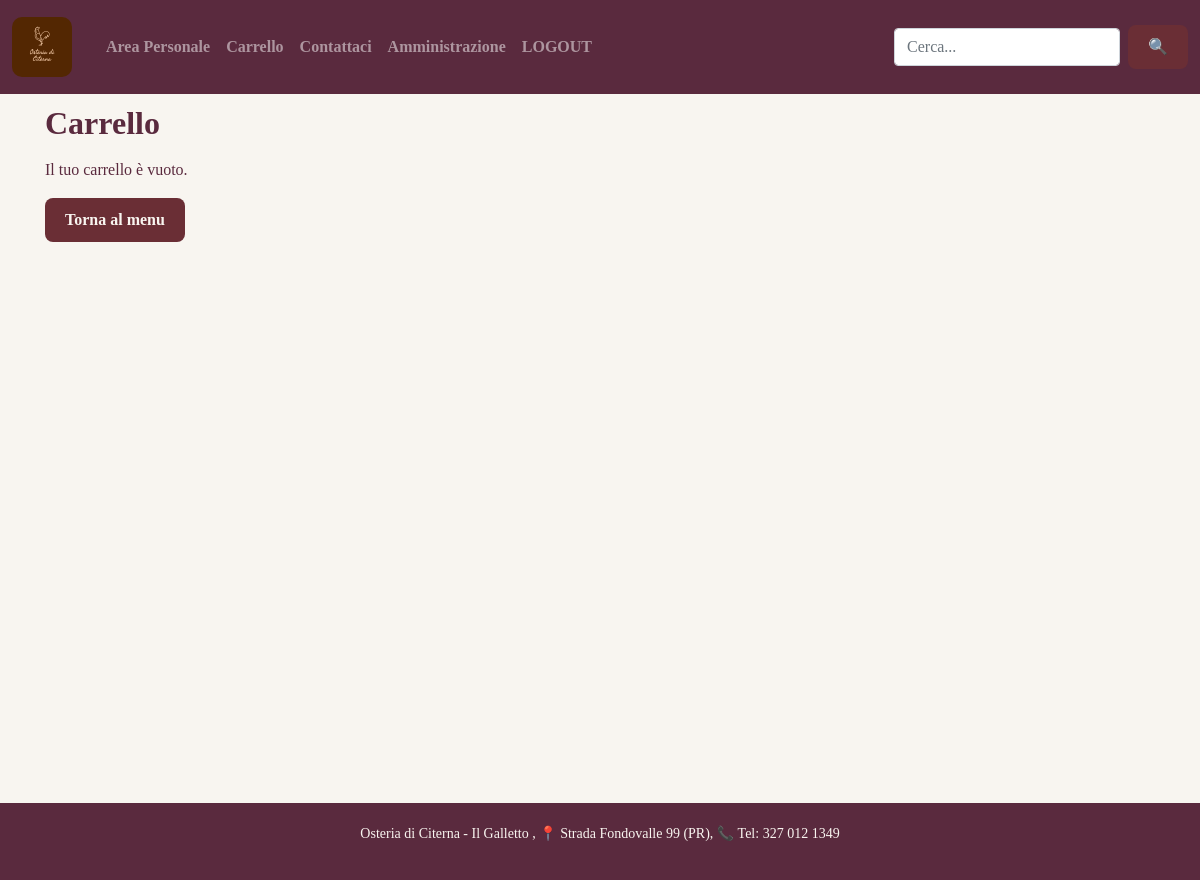
Page /carrello/ (signed in) on the earlier database version.
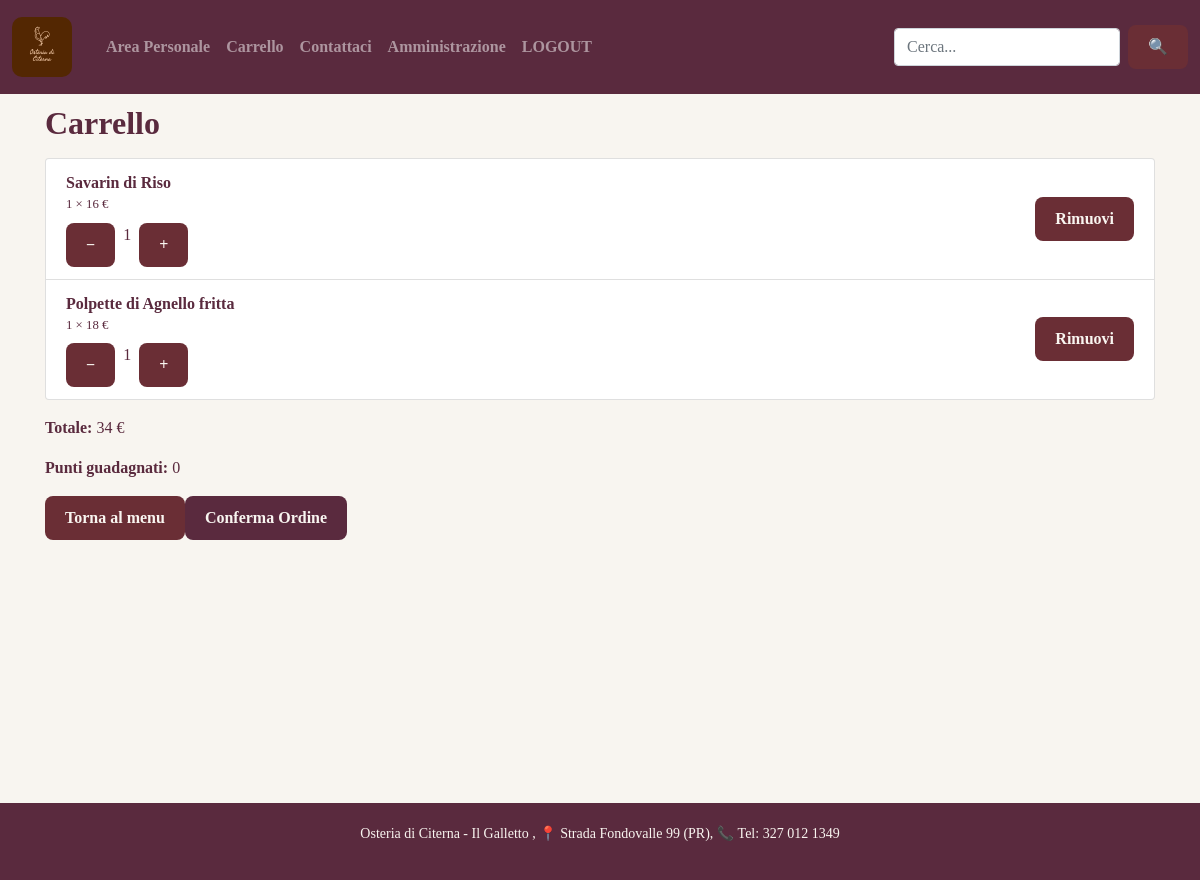
Same page on the later database version.
### accounts/models.py (models this page shows, shortened)
class Ordinazione(models.Model):
    utente = models.ForeignKey(User, on_delete=models.CASCADE, null=True, default=1)
    piatto = models.ForeignKey(Piatto, on_delete=models.CASCADE, default=None)
    quantita = models.PositiveIntegerField(default=1)
    completato = models.BooleanField(default=False)
    class Meta:
        verbose_name_plural = 'Ordinazioni'

class Piatto(models.Model):
    nome = models.CharField(max_length=50)
    ingredienti = models.CharField(max_length=500, null=True, blank=True)
    prezzo = models.FloatField(null=True)
    portata = models.ManyToManyField(Portata)
    immagine = models.ImageField(upload_to='piatti/', null=True, blank=True)
    class Meta:
        verbose_name_plural = 'Piatti'

### accounts/views.py (the view)
# urls.py: path('carrello/', views.visualizza_ordinazione, name='visualizza_ordinazione'),
def visualizza_ordinazione(request):
    if request.user.is_authenticated:
        ordinazioni = Ordinazione.objects.filter(utente=request.user, completato=False)
        dati_ordinazione = calcola_dati_ordinazione(ordinazioni, request.user)
        dati_ordinazione['ordinazioni'] = ordinazioni
        return render(request, 'accounts/carrello.html', dati_ordinazione)
    return render(request, 'home')

### accounts/views.py (called while the page is built)
def calcola_dati_ordinazione(ordinazioni, utente):
    totale = sum(ordinazione.piatto.prezzo * ordinazione.quantita for ordinazione in ordinazioni)
    punti = 0
    punti = (int(totale) // 50) * 100
    return {
        'totale_ordine': totale,
        'punti': punti,
    }

### accounts/templates/accounts/carrello.html (shortened to what this page needs)
{% extends 'accounts/main.html' %}
{% block content %}
<div class="container mt-4">
    <h2>Carrello</h2>
    {% if ordinazioni %}
        <ul class="list-group mb-3">
            {% for o in ordinazioni %}
                <li class="list-group-item d-flex justify-content-between align-items-center">
                    <div class="d-flex flex-column">
                        <strong>{{ o.piatto.nome }}</strong>
                        <small>{{ o.quantita }} × {{ o.piatto.prezzo|floatformat:0 }} €</small>
                        <div class="btn-group btn-group-sm mt-2" role="group">
                            <form method="post" action="{% url 'diminuisci_quantita' o.id %}" class="d-inline">
                                <button type="submit" class="btn btn-outline-secondary">−</button>
                            </form>
                            <span class="mx-2">{{ o.quantita }}</span>
                            <form method="post" action="{% url 'aggiungi_quantita' o.id %}" class="d-inline">
                                <button type="submit" class="btn btn-outline-secondary">+</button>
                            </form>
                        </div>
                    </div>
                    <form method="post" action="{% url 'rimuovi_piatto' o.id %}" class="d-inline ml-2">
                        <button class="btn btn-sm btn-danger">Rimuovi</button>
                    </form>
                </li>
            {% endfor %}
        </ul>
        <p><strong>Totale:</strong> {{ totale_ordine|floatformat:0 }} €</p>
        <p><strong>Punti guadagnati:</strong> {{ punti }}</p>
        <div class="d-flex">
            <a href="{% url 'menu' %}" class="btn btn-outline-dark">Torna al menu</a>
            <form method="post" action="{% url 'invia_ordinazione' %}">
                <button type="submit" class="btn" style="background-color: #5a2a3e; color: #f8f5f0;">Conferma Ordine</button>
            </form>
        </div>
    {% else %}
        <p>Il tuo carrello è vuoto.</p>
        <a href="{% url 'menu' %}" class="btn btn-outline-primary">Torna al menu</a>
    {% endif %}
</div>
{% endblock %}

Differences in the rows shown:
added Ordinazione: piatto.nome "Savarin di Riso", quantita "1", piatto.prezzo "16"
added Ordinazione: piatto.nome "Polpette di Agnello fritta", quantita "1", piatto.prezzo "18"
Other differences:
{{ totale_ordine|floatformat:0 }}: (not shown) → "34"
{{ punti }}: (not shown) → "0"
text no longer shown: "Il tuo carrello è vuoto."
text now shown: "Totale: € Punti guadagnati: Conferma Ordine"
